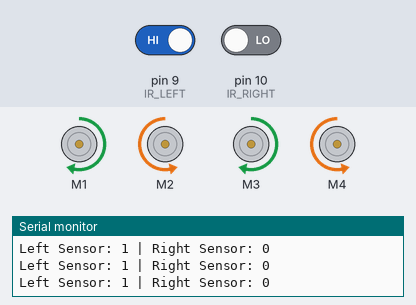
A sketch run on a simulated Arduino Uno, built with avr-gcc and run on an emulated ATmega328P. Parts: 4 × DC motor (green arrow = forward, orange = backward, longer = faster), the last lines printed to the serial monitor. The inputs (shaded band) are chosen by the test bench; at power-on: pin 10 (IR_RIGHT) LOW, pin 9 (IR_LEFT) HIGH.

Above: at 2.0 s.
2.1 s: pin 10 (IR_RIGHT) driven HIGH
At 2.9 s:
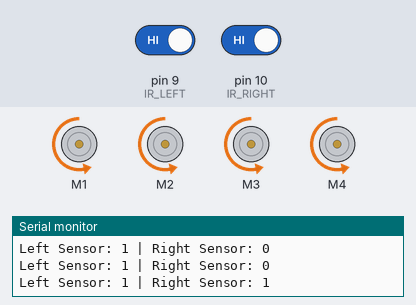
5.3 s: pin 9 (IR_LEFT) driven LOW
At 6.9 s:
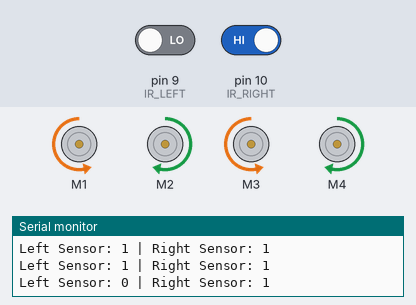
7.8 s: pin 9 (IR_LEFT) driven HIGH
At 9.35 s:
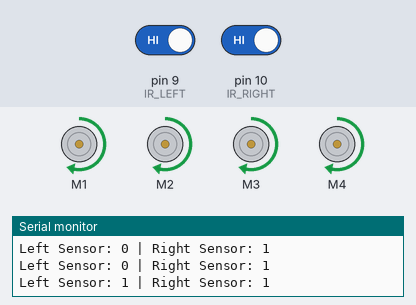
11.0 s: pin 10 (IR_RIGHT) driven LOW
At 11.96 s:
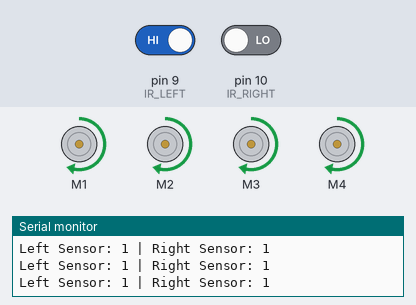
Timing chart, 0 to 13.9 s (numbered marks = the images above; inputs shaded):
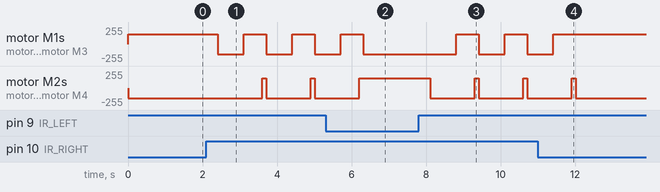

Measured:
- after the input at 2.1 s, motor M1, motor M3: alternates forward 150/255 for 0.60 s and backward 150/255 for 0.70 s, starting after 0.30 s; motor M2, motor M4: alternates forward 150/255 for 0.10 s and backward 150/255 for 1.2 s, starting after 1.5 s
- after the input at 5.3 s, motor M1, motor M3: goes on until 6.3 s, then stays backward 150/255; motor M2, motor M4: goes on until 6.2 s, then stays forward 150/255
- after the input at 7.8 s, motor M1, motor M3: alternates forward 150/255 for 0.60 s and backward 150/255 for 0.70 s, starting after 1.0 s; motor M2, motor M4: alternates forward 150/255 for 0.10 s and backward 150/255 for 1.2 s, starting after 0.31 s
- after the input at 11.0 s, motor M1, motor M3: goes on until 11.4 s, then stays forward 150/255; motor M2, motor M4: goes on until 12.0 s, then stays backward 150/255

The sketch:

Edge_Detector.ino
```cpp
#include <AFMotor.h>  // Adafruit Motor Shield Library

AF_DCMotor motor1(1);  // Motor M1
AF_DCMotor motor2(2);  // Motor M2
AF_DCMotor motor3(3);  // Motor M3
AF_DCMotor motor4(4);  // Motor M4

#define IR_LEFT 9   // Left IR sensor (Digital Pin)
#define IR_RIGHT 10 // Right IR sensor (Digital Pin)

void setup() {
    pinMode(IR_LEFT, INPUT);
    pinMode(IR_RIGHT, INPUT);

    Serial.begin(9600);

    // Set initial speed (0-255)
    motor1.setSpeed(150);
    motor2.setSpeed(150);
    motor3.setSpeed(150);
    motor4.setSpeed(150);
}

void moveForward() {
    motor1.run(FORWARD);
    motor2.run(FORWARD);
    motor3.run(FORWARD);
    motor4.run(FORWARD);
}

void moveBackward() {
    motor1.run(BACKWARD);
    motor2.run(BACKWARD);
    motor3.run(BACKWARD);
    motor4.run(BACKWARD);
}

void stopBot() {
    motor1.run(RELEASE);
    motor2.run(RELEASE);
    motor3.run(RELEASE);
    motor4.run(RELEASE);
}

void turnLeft() {
    motor1.run(BACKWARD);
    motor2.run(FORWARD);
    motor3.run(BACKWARD);
    motor4.run(FORWARD);
}

void turnRight() {
    motor1.run(FORWARD);
    motor2.run(BACKWARD);
    motor3.run(FORWARD);
    motor4.run(BACKWARD);
}

void loop() {
    int leftSensor = digitalRead(IR_LEFT);
    int rightSensor = digitalRead(IR_RIGHT);

    Serial.print("Left Sensor: ");
    Serial.print(leftSensor);
    Serial.print(" | Right Sensor: ");
    Serial.println(rightSensor);

    if (leftSensor == 0 && rightSensor == 0) {
        moveForward();  // Move forward if no edge is detected
    }
    else if (leftSensor == 1 && rightSensor == 0) {
        turnRight();  // Turn right if left sensor detects an edge
        delay(500);
    }
    else if (leftSensor == 0 && rightSensor == 1) {
        turnLeft();  // Turn left if right sensor detects an edge
        delay(500);
    }
    else {
        // If both sensors detect an edge:
        moveBackward();  // Move backward
        delay(700);      // Adjust for better reversing
        turnRight();     // Turn right
        delay(500);      // Adjust for a smooth turn
        moveForward();   // Move forward after turning
    }

    delay(100);
}
```
